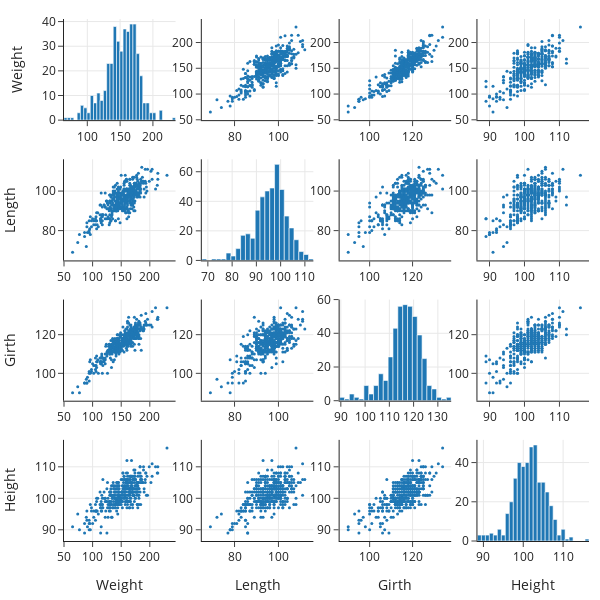

The code cell stored with this chart in its notebook:
### Code cell
import plotly.figure_factory as ff

fig = ff.create_scatterplotmatrix(train_num,
                                  diag='histogram', 
                                  title='',
                                  height=600, width=600)
fig.update_traces(marker_color='#1F77B4')
fig.update_traces(marker_size=3, selector={'type': 'scatter'})

### Figure 1 — Plotly figure (JSON) as saved in the notebook; plotly's stock layout.template omitted (floating-point values rounded to 4 significant figures; data arrays with more than 128 entries replaced by an {"elided": "..."} marker saying what was removed)
{"data": [{"marker": {"color": "#1F77B4"}, "showlegend": false, "type": "histogram", "x": {"elided": "433 int values"}, "xaxis": "x", "yaxis": "y"}, {"marker": {"color": "#1F77B4", "size": 3}, "mode": "markers", "showlegend": false, "type": "scatter", "x": {"elided": "433 int values"}, "xaxis": "x2", "y": {"elided": "433 int values"}, "yaxis": "y2"}, {"marker": {"color": "#1F77B4", "size": 3}, "mode": "markers", "showlegend": false, "type": "scatter", "x": {"elided": "433 int values"}, "xaxis": "x3", "y": {"elided": "433 int values"}, "yaxis": "y3"}, {"marker": {"color": "#1F77B4", "size": 3}, "mode": "markers", "showlegend": false, "type": "scatter", "x": {"elided": "433 int values"}, "xaxis": "x4", "y": {"elided": "433 int values"}, "yaxis": "y4"}, {"marker": {"color": "#1F77B4", "size": 3}, "mode": "markers", "showlegend": false, "type": "scatter", "x": {"elided": "433 int values"}, "xaxis": "x5", "y": {"elided": "433 int values"}, "yaxis": "y5"}, {"marker": {"color": "#1F77B4"}, "showlegend": false, "type": "histogram", "x": {"elided": "433 int values"}, "xaxis": "x6", "yaxis": "y6"}, {"marker": {"color": "#1F77B4", "size": 3}, "mode": "markers", "showlegend": false, "type": "scatter", "x": {"elided": "433 int values"}, "xaxis": "x7", "y": {"elided": "433 int values"}, "yaxis": "y7"}, {"marker": {"color": "#1F77B4", "size": 3}, "mode": "markers", "showlegend": false, "type": "scatter", "x": {"elided": "433 int values"}, "xaxis": "x8", "y": {"elided": "433 int values"}, "yaxis": "y8"}, {"marker": {"color": "#1F77B4", "size": 3}, "mode": "markers", "showlegend": false, "type": "scatter", "x": {"elided": "433 int values"}, "xaxis": "x9", "y": {"elided": "433 int values"}, "yaxis": "y9"}, {"marker": {"color": "#1F77B4", "size": 3}, "mode": "markers", "showlegend": false, "type": "scatter", "x": {"elided": "433 int values"}, "xaxis": "x10", "y": {"elided": "433 int values"}, "yaxis": "y10"}, {"marker": {"color": "#1F77B4"}, "showlegend": false, "type": "histogram", "x": {"elided": "433 int values"}, "xaxis": "x11", "yaxis": "y11"}, {"marker": {"color": "#1F77B4", "size": 3}, "mode": "markers", "showlegend": false, "type": "scatter", "x": {"elided": "433 int values"}, "xaxis": "x12", "y": {"elided": "433 int values"}, "yaxis": "y12"}, {"marker": {"color": "#1F77B4", "size": 3}, "mode": "markers", "showlegend": false, "type": "scatter", "x": {"elided": "433 int values"}, "xaxis": "x13", "y": {"elided": "433 int values"}, "yaxis": "y13"}, {"marker": {"color": "#1F77B4", "size": 3}, "mode": "markers", "showlegend": false, "type": "scatter", "x": {"elided": "433 int values"}, "xaxis": "x14", "y": {"elided": "433 int values"}, "yaxis": "y14"}, {"marker": {"color": "#1F77B4", "size": 3}, "mode": "markers", "showlegend": false, "type": "scatter", "x": {"elided": "433 int values"}, "xaxis": "x15", "y": {"elided": "433 int values"}, "yaxis": "y15"}, {"marker": {"color": "#1F77B4"}, "showlegend": false, "type": "histogram", "x": {"elided": "433 int values"}, "xaxis": "x16", "yaxis": "y16"}], "layout": {"height": 600, "showlegend": true, "title": {"text": ""}, "width": 600, "xaxis": {"anchor": "y", "autorange": true, "domain": [0, 0.2125], "range": [64.5, 234.5], "type": "linear"}, "xaxis10": {"anchor": "y10", "autorange": true, "domain": [0.2625, 0.475], "range": [65.09, 115.9], "type": "linear"}, "xaxis11": {"anchor": "y11", "autorange": true, "domain": [0.525, 0.7375], "range": [89.5, 135.5], "type": "linear"}, "xaxis12": {"anchor": "y12", "autorange": true, "domain": [0.7875, 1], "range": [86.54, 118.5], "type": "linear"}, "xaxis13": {"anchor": "y13", "autorange": true, "domain": [0, 0.2125], "range": [50.0, 245.0], "title": {"text": "Weight"}, "type": "linear"}, "xaxis14": {"anchor": "y14", "autorange": true, "domain": [0.2625, 0.475], "range": [65.09, 115.9], "title": {"text": "Length"}, "type": "linear"}, "xaxis15": {"anchor": "y15", "autorange": true, "domain": [0.525, 0.7375], "range": [86.0, 138.0], "title": {"text": "Girth"}, "type": "linear"}, "xaxis16": {"anchor": "y16", "autorange": true, "domain": [0.7875, 1], "range": [88.5, 116.5], "title": {"text": "Height"}, "type": "linear"}, "xaxis2": {"anchor": "y2", "autorange": true, "domain": [0.2625, 0.475], "range": [65.09, 115.9], "type": "linear"}, "xaxis3": {"anchor": "y3", "autorange": true, "domain": [0.525, 0.7375], "range": [86.0, 138.0], "type": "linear"}, "xaxis4": {"anchor": "y4", "autorange": true, "domain": [0.7875, 1], "range": [86.54, 118.5], "type": "linear"}, "xaxis5": {"anchor": "y5", "autorange": true, "domain": [0, 0.2125], "range": [50.0, 245.0], "type": "linear"}, "xaxis6": {"anchor": "y6", "autorange": true, "domain": [0.2625, 0.475], "range": [67.5, 113.5], "type": "linear"}, "xaxis7": {"anchor": "y7", "autorange": true, "domain": [0.525, 0.7375], "range": [86.0, 138.0], "type": "linear"}, "xaxis8": {"anchor": "y8", "autorange": true, "domain": [0.7875, 1], "range": [86.54, 118.5], "type": "linear"}, "xaxis9": {"anchor": "y9", "autorange": true, "domain": [0, 0.2125], "range": [50.0, 245.0], "type": "linear"}, "yaxis": {"anchor": "x", "autorange": true, "domain": [0.8063, 1], "range": [0, 41.05], "title": {"text": "Weight"}}, "yaxis10": {"anchor": "x10", "autorange": true, "domain": [0.2687, 0.4625], "range": [85.83, 138.2], "type": "linear"}, "yaxis11": {"anchor": "x11", "autorange": true, "domain": [0.2687, 0.4625], "range": [0, 60]}, "yaxis12": {"anchor": "x12", "autorange": true, "domain": [0.2687, 0.4625], "range": [85.83, 138.2], "type": "linear"}, "yaxis13": {"anchor": "x13", "autorange": true, "domain": [0, 0.1938], "range": [86.44, 118.6], "title": {"text": "Height"}, "type": "linear"}, "yaxis14": {"anchor": "x14", "autorange": true, "domain": [0, 0.1938], "range": [86.44, 118.6], "type": "linear"}, "yaxis15": {"anchor": "x15", "autorange": true, "domain": [0, 0.1938], "range": [86.44, 118.6], "type": "linear"}, "yaxis16": {"anchor": "x16", "autorange": true, "domain": [0, 0.1938], "range": [0, 51.58]}, "yaxis2": {"anchor": "x2", "autorange": true, "domain": [0.8063, 1], "range": [49.36, 245.6], "type": "linear"}, "yaxis3": {"anchor": "x3", "autorange": true, "domain": [0.8063, 1], "range": [49.36, 245.6], "type": "linear"}, "yaxis4": {"anchor": "x4", "autorange": true, "domain": [0.8063, 1], "range": [49.36, 245.6], "type": "linear"}, "yaxis5": {"anchor": "x5", "autorange": true, "domain": [0.5375, 0.7312], "range": [64.93, 116.1], "title": {"text": "Length"}, "type": "linear"}, "yaxis6": {"anchor": "x6", "autorange": true, "domain": [0.5375, 0.7312], "range": [0, 68.42]}, "yaxis7": {"anchor": "x7", "autorange": true, "domain": [0.5375, 0.7312], "range": [64.93, 116.1], "type": "linear"}, "yaxis8": {"anchor": "x8", "autorange": true, "domain": [0.5375, 0.7312], "range": [64.93, 116.1], "type": "linear"}, "yaxis9": {"anchor": "x9", "autorange": true, "domain": [0.2687, 0.4625], "range": [85.83, 138.2], "title": {"text": "Girth"}, "type": "linear"}}}
